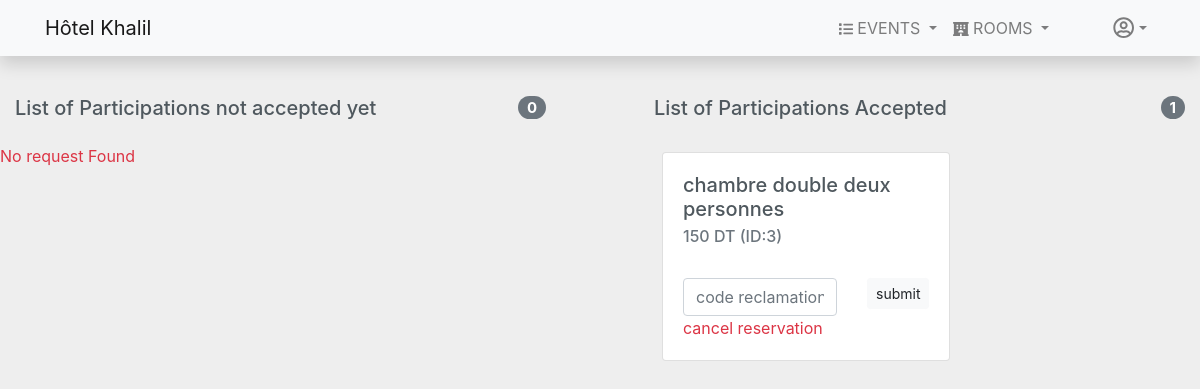
/view_reservation.php (signed in), run on the app's committed database.
### tables this page shows
CREATE TABLE `reservations` (
  `id_reservation` int(10) UNSIGNED NOT NULL,
  `id_user` int(10) UNSIGNED NOT NULL,
  `id_ch` int(10) UNSIGNED NOT NULL,
  `etat` int(11) NOT NULL
);

CREATE TABLE `chambre` (
  `id_ch` int(10) UNSIGNED NOT NULL,
  `title` varchar(70) NOT NULL,
  `description` varchar(500) NOT NULL,
  `prix` varchar(30) NOT NULL,
  `path` varchar(300) DEFAULT NULL,
  `code_chambre` varchar(40) NOT NULL
);

### view_reservation.php (the view, shortened to what this page needs)
<?php
if (isset($_SESSION['id']))
{
    $db_username = 'root';
    $db_password = '';
    $db_name = 'khalil';
    $db_host = 'localhost';
    $db = mysqli_connect($db_host,$db_username,$db_password,$db_name) or die('Could not connect To database');
    $req1 ="SELECT r.id_reservation, c.title,c.id_ch,c.description,c.prix
     from chambre c join reservations r
     on c.id_ch = r.id_ch
    join users u on u.id = r.id_user
    where r.etat = 0 AND r.id_user = ".$_SESSION['id']."";
    $res1 = mysqli_query($db,$req1);
    $req2 = "SELECT r.id_reservation, c.title,c.id_ch,c.description,c.prix
    from chambre c join reservations r
    on r.id_ch = c.id_ch
   join users u on u.id = r.id_user
   where r.etat = 1 AND r.id_user = ".$_SESSION['id']."";
    $res2 = mysqli_query($db,$req2);
    ?>
<!DOCTYPE html>
<html lang="en">
<head>
    <link rel="stylesheet" href="css/bootstrap.min.css">
    <link rel="stylesheet" href="css/main.css">
</head>
<body>
     <nav class="navbar navbar-expand-lg navbar-light bg-light shadow fixed-top">
        <div class="container">
          <a class="navbar-brand" href="index.php">Hôtel Khalil</a>
          <div class="collapse navbar-collapse" id="navbarResponsive">
            <ul class="navbar-nav ml-auto">
                      <li class="nav-item dropdown">
                        <a class="nav-link dropdown-toggle" href="#" id="navbarDropdown" role="button" data-toggle="dropdown" aria-haspopup="true" aria-expanded="false">
                        <i class="fas fa-list fa-sm"></i>&nbsp;Events
                        </a>
                     </li>
                     <li class="nav-item dropdown">
                        <a class="nav-link dropdown-toggle" href="#" id="navbarDropdown" role="button" data-toggle="dropdown" aria-haspopup="true" aria-expanded="false">
                        <i class="fas fa-hotel fa-sm"></i>&nbsp;Rooms
                        </a>
                     </li>
        <?php if(!isset($_SESSION['username'])) { ?>
            <li class="nav-item">
                <a class="nav-link rounded js-scroll-trigger ml-5" title="LOGIN" href="login.php"><i class="fas fa-sign-in-alt fa-lg"></i></a>
              </li>
        <?php } else{ ?>
            <li class="nav-item dropdown dropdown">
        <a class="nav-link dropdown-toggle ml-5 dropdown-toggle dropdown-toggle-split" href="#" id="navbarDropdown" role="button" data-toggle="dropdown" aria-haspopup="true" aria-expanded="false">
        <i class="far fa-user-circle fa-lg"></i>
        </a>
      </li>
        <?php } ?>
            </ul>
          </div>
        </div>
      </nav>
<section class="viewpart">
    <div class="row">
        <div class="col">
            <div class="container">
            <h5 class="mb-4">List of Participations not accepted yet  <span class="badge badge-pill badge-secondary float-right"> <?= mysqli_num_rows($res1); ?> </span> </h5>
                <div class="row">
                    <?php
                    if(mysqli_num_rows($res1) >0)
                    {
                        while($listNA = mysqli_fetch_array($res1))
                        {
                    ?>
                    <div class="col-6 mb-3">
                            <div class="card" style="width: 18rem;">
                                <div class="card-body">
                                    <h5 class="card-title"><?= $listNA['title']; ?></h5>
                                    <h6 class="card-subtitle mb-2 text-muted"> <?= $listNA['prix'];  ?>DT (ID:<?=$listNA['id_ch']; ?>) </h6>
                                   <br>
                                    <a href="delete_reservation.php?id=<?= $listNA['id_reservation']; ?>" class="card-link text-danger">delete Request</a>
                                </div>
                             </div>
                    </div>
                        <?php }
                        }else
                        {
                        ?>
                        <p class="text-danger text-center">No request Found</p>
                        <?php } ?>
                </div>
            </div>
        </div>
        <div class="col ml-5">
            <div class="container">
                <h5 class="mb-4">List of Participations Accepted <span class="badge badge-pill badge-secondary float-right"> <?= mysqli_num_rows($res2); ?> </span> </h5>
            <div class="row">
                <?php
                    if(mysqli_num_rows($res2) > 0)
                    {
                    while($listA = mysqli_fetch_array($res2))
                    {
                ?>
                    <div class="col-6">
                            <div class="card" style="width: 18rem;">
                                <div class="card-body">
                                    <h5 class="card-title"> <?= $listA['title']; ?> </h5>
                                    <h6 class="card-subtitle mb-2 text-muted"><?= $listA['prix']; ?> DT (ID:<?=$listA['id_ch']; ?>)</h6>
                                    <br>
                                                <form action="view_reservation.php" method="post">
                                                        <div class="row">
                                                        <div class="col-8">
                                                            <input type="text" class="form-control" placeholder="code reclamation" name="code">
                                                        </div>
                                                        <div class="col-3">
                                                            <button class="btn btn-light btn-sm" name="submitCode">submit</button>
                                                        </div>
                                                        </div>
                                                </form>
                                    <a href="delete_reservation.php?id=<?= $listA['id_reservation']; ?>" class="card-link text-danger">cancel reservation</a>
                                </div>
                             </div>
                    </div>
                    <?php }
                    }
                    else { ?>
                    <p class="text-center text-danger">No participation found!</p>
                    <?php } ?>
                </div>
                </div>
        </div>
    </div>
</section>
</body>
</html>
        <?php }
            else
            {
                header('Location:login.php');
            }
        ?>

### css/main.css (style rules this page uses)
html { scroll-behavior: smooth; font-family: 'Times New Roman', Times, serif; }
body { background-color:#eee; color: #4f585e; text-rendering: optimizeLegibility; }
.navbar .navbar-nav { text-transform: uppercase; }
.viewpart { margin-top: 6em !important; }
div.card { background: #ffffff; display: inline-block; margin: 8px; max-width: 300px; -webkit-perspective: 1000; perspective: 1000; position: relative; text-align: left; -webkit-transition: all 0.3s 0s ease-in; transition: all 0.3s 0s ease-in; width: 300px; z-index: 1; }

### data on the page
reservations: id_ch.title "chambre double deux personnes", id_ch.prix "150", id_ch.id_ch "3"

### other printed values
mysqli_num_rows($res1) "0"
mysqli_num_rows($res2) "1"
